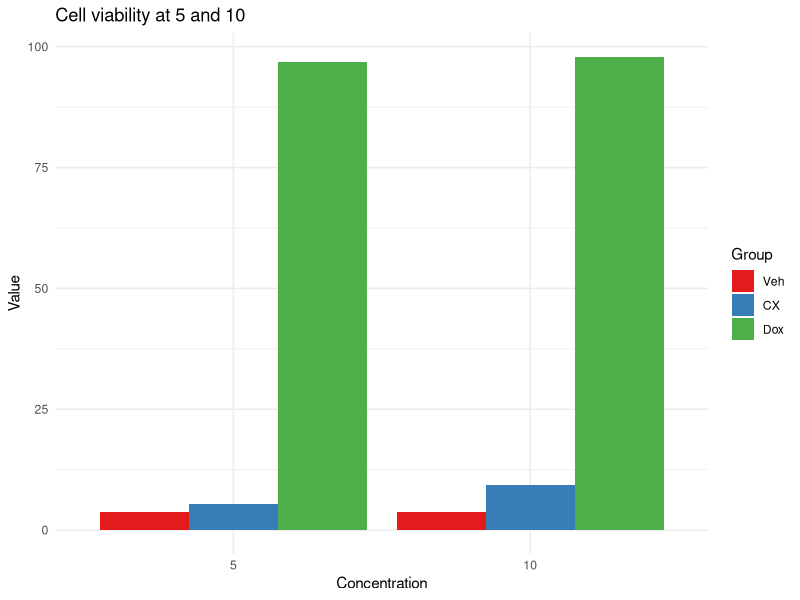

This chart was generated by the following R code:
## ---- chunk 1
# Load necessary library
library(ggplot2)

# Create the dataset in the same style
data <- data.frame(
  Group        = rep(c("CX", "Dox", "Veh"), each = 2),
  Concentration = rep(c("5", "10"), times = 3),
  Value        = c(5.3, 9.4,   # CX
                   96.8, 97.9, # Dox
                   3.7, 3.7)   # Veh
)

# Ensure the order of groups and concentrations
data$Group <- factor(data$Group, levels = c("Veh", "CX", "Dox"))
data$Concentration <- factor(data$Concentration, levels = c("5", "10"))

# Create the side-by-side bar chart (no error bars)
ggplot(data, aes(x = Concentration, y = Value, fill = Group)) +
  geom_bar(stat = "identity", position = "dodge") +
  labs(title = "Cell viability at 5 and 10",
       x = "Concentration",
       y = "Value") +
  theme_minimal() +
  scale_fill_brewer(palette = "Set1")
